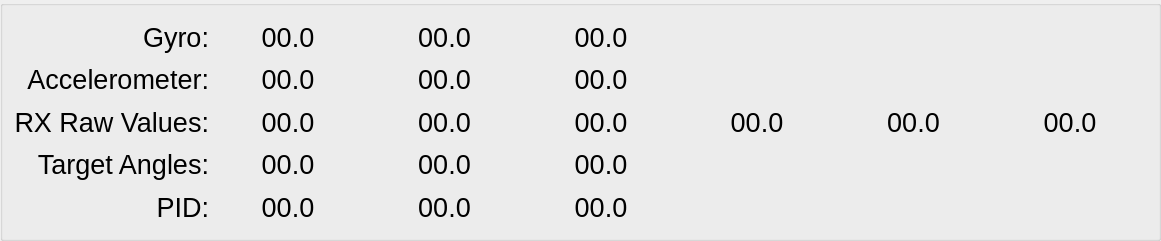
     <widget class="QGroupBox" name="groupBox">
      <property name="geometry">
       <rect>
        <x>5</x>
        <y>50</y>
        <width>1161</width>
        <height>241</height>
       </rect>
      </property>
      <layout class="QGridLayout" name="gridLayout_2">
       <property name="sizeConstraint">
        <enum>QLayout::SetMaximumSize</enum>
       </property>
       <property name="spacing">
        <number>2</number>
       </property>
       <item row="2" column="3">
        <widget class="QLabel" name="rx3">
         <property name="sizePolicy">
          <sizepolicy hsizetype="Preferred" vsizetype="Preferred">
           <horstretch>0</horstretch>
           <verstretch>0</verstretch>
          </sizepolicy>
         </property>
         <property name="font">
          <font>
           <pointsize>20</pointsize>
          </font>
         </property>
         <property name="autoFillBackground">
          <bool>false</bool>
         </property>
         <property name="frameShape">
          <enum>QFrame::NoFrame</enum>
         </property>
         <property name="text">
          <string notr="true">00.0</string>
         </property>
         <property name="scaledContents">
          <bool>true</bool>
         </property>
         <property name="alignment">
          <set>Qt::AlignCenter</set>
         </property>
        </widget>
       </item>
       <item row="2" column="1">
        <widget class="QLabel" name="rx1">
         <property name="sizePolicy">
          <sizepolicy hsizetype="Preferred" vsizetype="Preferred">
           <horstretch>0</horstretch>
           <verstretch>0</verstretch>
          </sizepolicy>
         </property>
         <property name="font">
          <font>
           <pointsize>20</pointsize>
          </font>
         </property>
         <property name="autoFillBackground">
          <bool>false</bool>
         </property>
         <property name="frameShape">
          <enum>QFrame::NoFrame</enum>
         </property>
         <property name="text">
          <string notr="true">00.0</string>
         </property>
         <property name="scaledContents">
          <bool>true</bool>
         </property>
         <property name="alignment">
          <set>Qt::AlignCenter</set>
         </property>
        </widget>
       </item>
       <item row="4" column="2">
        <widget class="QLabel" name="pid_r">
         <property name="sizePolicy">
          <sizepolicy hsizetype="Preferred" vsizetype="Preferred">
           <horstretch>0</horstretch>
           <verstretch>0</verstretch>
          </sizepolicy>
         </property>
         <property name="font">
          <font>
           <pointsize>20</pointsize>
          </font>
         </property>
         <property name="autoFillBackground">
          <bool>false</bool>
         </property>
         <property name="frameShape">
          <enum>QFrame::NoFrame</enum>
         </property>
         <property name="text">
          <string notr="true">00.0</string>
         </property>
         <property name="scaledContents">
          <bool>true</bool>
         </property>
         <property name="alignment">
          <set>Qt::AlignCenter</set>
         </property>
        </widget>
       </item>
       <item row="1" column="3">
        <widget class="QLabel" name="accz">
         <property name="sizePolicy">
          <sizepolicy hsizetype="Preferred" vsizetype="Preferred">
           <horstretch>0</horstretch>
           <verstretch>0</verstretch>
          </sizepolicy>
         </property>
         <property name="font">
          <font>
           <pointsize>20</pointsize>
          </font>
         </property>
         <property name="autoFillBackground">
          <bool>false</bool>
         </property>
         <property name="frameShape">
          <enum>QFrame::NoFrame</enum>
         </property>
         <property name="text">
          <string notr="true">00.0</string>
         </property>
         <property name="scaledContents">
          <bool>true</bool>
         </property>
         <property name="alignment">
          <set>Qt::AlignCenter</set>
         </property>
        </widget>
       </item>
       <item row="4" column="3">
        <widget class="QLabel" name="pid_y">
         <property name="sizePolicy">
          <sizepolicy hsizetype="Preferred" vsizetype="Preferred">
           <horstretch>0</horstretch>
           <verstretch>0</verstretch>
          </sizepolicy>
         </property>
         <property name="font">
          <font>
           <pointsize>20</pointsize>
          </font>
         </property>
         <property name="autoFillBackground">
          <bool>false</bool>
         </property>
         <property name="frameShape">
          <enum>QFrame::NoFrame</enum>
         </property>
         <property name="text">
          <string notr="true">00.0</string>
         </property>
         <property name="scaledContents">
          <bool>true</bool>
         </property>
         <property name="alignment">
          <set>Qt::AlignCenter</set>
         </property>
        </widget>
       </item>
       <item row="1" column="2">
        <widget class="QLabel" name="accy">
         <property name="sizePolicy">
          <sizepolicy hsizetype="Preferred" vsizetype="Preferred">
           <horstretch>0</horstretch>
           <verstretch>0</verstretch>
          </sizepolicy>
         </property>
         <property name="font">
          <font>
           <pointsize>20</pointsize>
          </font>
         </property>
         <property name="autoFillBackground">
          <bool>false</bool>
         </property>
         <property name="frameShape">
          <enum>QFrame::NoFrame</enum>
         </property>
         <property name="text">
          <string notr="true">00.0</string>
         </property>
         <property name="scaledContents">
          <bool>true</bool>
         </property>
         <property name="alignment">
          <set>Qt::AlignCenter</set>
         </property>
        </widget>
       </item>
       <item row="4" column="0">
        <widget class="QLabel" name="label_25">
         <property name="sizePolicy">
          <sizepolicy hsizetype="Minimum" vsizetype="Preferred">
           <horstretch>0</horstretch>
           <verstretch>0</verstretch>
          </sizepolicy>
         </property>
         <property name="font">
          <font>
           <pointsize>20</pointsize>
          </font>
         </property>
         <property name="autoFillBackground">
          <bool>false</bool>
         </property>
         <property name="frameShape">
          <enum>QFrame::NoFrame</enum>
         </property>
         <property name="text">
          <string notr="true">PID:</string>
         </property>
         <property name="scaledContents">
          <bool>true</bool>
         </property>
         <property name="alignment">
          <set>Qt::AlignRight|Qt::AlignTrailing|Qt::AlignVCenter</set>
         </property>
        </widget>
       </item>
       <item row="0" column="3">
        <widget class="QLabel" name="gyroz">
         <property name="sizePolicy">
          <sizepolicy hsizetype="Preferred" vsizetype="Preferred">
           <horstretch>0</horstretch>
           <verstretch>0</verstretch>
          </sizepolicy>
         </property>
         <property name="font">
          <font>
           <pointsize>20</pointsize>
          </font>
         </property>
         <property name="autoFillBackground">
          <bool>false</bool>
         </property>
         <property name="frameShape">
          <enum>QFrame::NoFrame</enum>
         </property>
         <property name="text">
          <string notr="true">00.0</string>
         </property>
         <property name="scaledContents">
          <bool>true</bool>
         </property>
         <property name="alignment">
          <set>Qt::AlignCenter</set>
         </property>
        </widget>
       </item>
       <item row="3" column="1">
        <widget class="QLabel" name="targetx">
         <property name="sizePolicy">
          <sizepolicy hsizetype="Preferred" vsizetype="Preferred">
           <horstretch>0</horstretch>
           <verstretch>0</verstretch>
          </sizepolicy>
         </property>
         <property name="font">
          <font>
           <pointsize>20</pointsize>
          </font>
         </property>
         <property name="autoFillBackground">
          <bool>false</bool>
         </property>
         <property name="frameShape">
          <enum>QFrame::NoFrame</enum>
         </property>
         <property name="text">
          <string notr="true">00.0</string>
         </property>
         <property name="scaledContents">
          <bool>true</bool>
         </property>
         <property name="alignment">
          <set>Qt::AlignCenter</set>
         </property>
        </widget>
       </item>
       <item row="3" column="2">
        <widget class="QLabel" name="targety">
         <property name="sizePolicy">
          <sizepolicy hsizetype="Preferred" vsizetype="Preferred">
           <horstretch>0</horstretch>
           <verstretch>0</verstretch>
          </sizepolicy>
         </property>
         <property name="font">
          <font>
           <pointsize>20</pointsize>
          </font>
         </property>
         <property name="autoFillBackground">
          <bool>false</bool>
         </property>
         <property name="frameShape">
          <enum>QFrame::NoFrame</enum>
         </property>
         <property name="text">
          <string notr="true">00.0</string>
         </property>
         <property name="scaledContents">
          <bool>true</bool>
         </property>
         <property name="alignment">
          <set>Qt::AlignCenter</set>
         </property>
        </widget>
       </item>
       <item row="1" column="0">
        <widget class="QLabel" name="label_21">
         <property name="sizePolicy">
          <sizepolicy hsizetype="Minimum" vsizetype="Preferred">
           <horstretch>0</horstretch>
           <verstretch>0</verstretch>
          </sizepolicy>
         </property>
         <property name="font">
          <font>
           <pointsize>20</pointsize>
          </font>
         </property>
         <property name="autoFillBackground">
          <bool>false</bool>
         </property>
         <property name="frameShape">
          <enum>QFrame::NoFrame</enum>
         </property>
         <property name="text">
          <string notr="true">Accelerometer:</string>
         </property>
         <property name="scaledContents">
          <bool>true</bool>
         </property>
         <property name="alignment">
          <set>Qt::AlignRight|Qt::AlignTrailing|Qt::AlignVCenter</set>
         </property>
        </widget>
       </item>
       <item row="1" column="1">
        <widget class="QLabel" name="accx">
         <property name="sizePolicy">
          <sizepolicy hsizetype="Preferred" vsizetype="Preferred">
           <horstretch>0</horstretch>
           <verstretch>0</verstretch>
          </sizepolicy>
         </property>
         <property name="font">
          <font>
           <pointsize>20</pointsize>
          </font>
         </property>
         <property name="autoFillBackground">
          <bool>false</bool>
         </property>
         <property name="frameShape">
          <enum>QFrame::NoFrame</enum>
         </property>
         <property name="text">
          <string notr="true">00.0</string>
         </property>
         <property name="scaledContents">
          <bool>true</bool>
         </property>
         <property name="alignment">
          <set>Qt::AlignCenter</set>
         </property>
        </widget>
       </item>
       <item row="2" column="0">
        <widget class="QLabel" name="label_22">
         <property name="sizePolicy">
          <sizepolicy hsizetype="Minimum" vsizetype="Preferred">
           <horstretch>0</horstretch>
           <verstretch>0</verstretch>
          </sizepolicy>
         </property>
         <property name="font">
          <font>
           <pointsize>20</pointsize>
          </font>
         </property>
         <property name="autoFillBackground">
          <bool>false</bool>
         </property>
         <property name="frameShape">
          <enum>QFrame::NoFrame</enum>
         </property>
         <property name="text">
          <string notr="true">RX Raw Values:</string>
         </property>
         <property name="scaledContents">
          <bool>true</bool>
         </property>
         <property name="alignment">
          <set>Qt::AlignRight|Qt::AlignTrailing|Qt::AlignVCenter</set>
         </property>
        </widget>
       </item>
       <item row="2" column="6">
        <widget class="QLabel" name="rx5">
         <property name="sizePolicy">
          <sizepolicy hsizetype="Preferred" vsizetype="Preferred">
           <horstretch>0</horstretch>
           <verstretch>0</verstretch>
          </sizepolicy>
         </property>
         <property name="font">
          <font>
           <pointsize>20</pointsize>
          </font>
         </property>
         <property name="autoFillBackground">
          <bool>false</bool>
         </property>
         <property name="frameShape">
          <enum>QFrame::NoFrame</enum>
         </property>
         <property name="text">
          <string notr="true">00.0</string>
         </property>
         <property name="scaledContents">
          <bool>true</bool>
         </property>
         <property name="alignment">
          <set>Qt::AlignCenter</set>
         </property>
        </widget>
       </item>
       <item row="3" column="3">
        <widget class="QLabel" name="targetz">
         <property name="sizePolicy">
          <sizepolicy hsizetype="Preferred" vsizetype="Preferred">
           <horstretch>0</horstretch>
           <verstretch>0</verstretch>
          </sizepolicy>
         </property>
         <property name="font">
          <font>
           <pointsize>20</pointsize>
          </font>
         </property>
         <property name="autoFillBackground">
          <bool>false</bool>
         </property>
         <property name="frameShape">
          <enum>QFrame::NoFrame</enum>
         </property>
         <property name="text">
          <string notr="true">00.0</string>
         </property>
         <property name="scaledContents">
          <bool>true</bool>
         </property>
         <property name="alignment">
          <set>Qt::AlignCenter</set>
         </property>
        </widget>
       </item>
       <item row="0" column="1">
        <widget class="QLabel" name="gyrox">
         <property name="sizePolicy">
          <sizepolicy hsizetype="Preferred" vsizetype="Preferred">
           <horstretch>0</horstretch>
           <verstretch>0</verstretch>
          </sizepolicy>
         </property>
         <property name="font">
          <font>
           <pointsize>20</pointsize>
          </font>
         </property>
         <property name="autoFillBackground">
          <bool>false</bool>
         </property>
         <property name="frameShape">
          <enum>QFrame::NoFrame</enum>
         </property>
         <property name="text">
          <string notr="true">00.0</string>
         </property>
         <property name="scaledContents">
          <bool>true</bool>
         </property>
         <property name="alignment">
          <set>Qt::AlignCenter</set>
         </property>
        </widget>
       </item>
       <item row="3" column="0">
        <widget class="QLabel" name="label_23">
         <property name="sizePolicy">
          <sizepolicy hsizetype="Minimum" vsizetype="Preferred">
           <horstretch>0</horstretch>
           <verstretch>0</verstretch>
          </sizepolicy>
         </property>
         <property name="font">
          <font>
           <pointsize>20</pointsize>
          </font>
         </property>
         <property name="autoFillBackground">
          <bool>false</bool>
         </property>
         <property name="frameShape">
          <enum>QFrame::NoFrame</enum>
         </property>
         <property name="text">
          <string notr="true">Target Angles:</string>
         </property>
         <property name="scaledContents">
          <bool>true</bool>
         </property>
         <property name="alignment">
          <set>Qt::AlignRight|Qt::AlignTrailing|Qt::AlignVCenter</set>
         </property>
        </widget>
       </item>
       <item row="4" column="1">
        <widget class="QLabel" name="pid_p">
         <property name="sizePolicy">
          <sizepolicy hsizetype="Preferred" vsizetype="Preferred">
           <horstretch>0</horstretch>
           <verstretch>0</verstretch>
          </sizepolicy>
         </property>
         <property name="font">
          <font>
           <pointsize>20</pointsize>
          </font>
         </property>
         <property name="autoFillBackground">
          <bool>false</bool>
         </property>
         <property name="frameShape">
          <enum>QFrame::NoFrame</enum>
         </property>
         <property name="text">
          <string notr="true">00.0</string>
         </property>
         <property name="scaledContents">
          <bool>true</bool>
         </property>
         <property name="alignment">
          <set>Qt::AlignCenter</set>
         </property>
        </widget>
       </item>
       <item row="0" column="2">
        <widget class="QLabel" name="gyroy">
         <property name="sizePolicy">
          <sizepolicy hsizetype="Preferred" vsizetype="Preferred">
           <horstretch>0</horstretch>
           <verstretch>0</verstretch>
          </sizepolicy>
         </property>
         <property name="font">
          <font>
           <pointsize>20</pointsize>
          </font>
         </property>
         <property name="autoFillBackground">
          <bool>false</bool>
         </property>
         <property name="frameShape">
          <enum>QFrame::NoFrame</enum>
         </property>
         <property name="text">
          <string notr="true">00.0</string>
         </property>
         <property name="scaledContents">
          <bool>true</bool>
         </property>
         <property name="alignment">
          <set>Qt::AlignCenter</set>
         </property>
        </widget>
       </item>
       <item row="0" column="0">
        <widget class="QLabel" name="label_20">
         <property name="sizePolicy">
          <sizepolicy hsizetype="Minimum" vsizetype="Preferred">
           <horstretch>0</horstretch>
           <verstretch>0</verstretch>
          </sizepolicy>
         </property>
         <property name="font">
          <font>
           <pointsize>20</pointsize>
          </font>
         </property>
         <property name="autoFillBackground">
          <bool>false</bool>
         </property>
         <property name="frameShape">
          <enum>QFrame::NoFrame</enum>
         </property>
         <property name="text">
          <string notr="true">Gyro:</string>
         </property>
         <property name="scaledContents">
          <bool>true</bool>
         </property>
         <property name="alignment">
          <set>Qt::AlignRight|Qt::AlignTrailing|Qt::AlignVCenter</set>
         </property>
        </widget>
       </item>
       <item row="2" column="2">
        <widget class="QLabel" name="rx2">
         <property name="sizePolicy">
          <sizepolicy hsizetype="Preferred" vsizetype="Preferred">
           <horstretch>0</horstretch>
           <verstretch>0</verstretch>
          </sizepolicy>
         </property>
         <property name="font">
          <font>
           <pointsize>20</pointsize>
          </font>
         </property>
         <property name="autoFillBackground">
          <bool>false</bool>
         </property>
         <property name="frameShape">
          <enum>QFrame::NoFrame</enum>
         </property>
         <property name="text">
          <string notr="true">00.0</string>
         </property>
         <property name="scaledContents">
          <bool>true</bool>
         </property>
         <property name="alignment">
          <set>Qt::AlignCenter</set>
         </property>
        </widget>
       </item>
       <item row="2" column="4">
        <widget class="QLabel" name="rx4">
         <property name="sizePolicy">
          <sizepolicy hsizetype="Preferred" vsizetype="Preferred">
           <horstretch>0</horstretch>
           <verstretch>0</verstretch>
          </sizepolicy>
         </property>
         <property name="font">
          <font>
           <pointsize>20</pointsize>
          </font>
         </property>
         <property name="autoFillBackground">
          <bool>false</bool>
         </property>
         <property name="frameShape">
          <enum>QFrame::NoFrame</enum>
         </property>
         <property name="text">
          <string notr="true">00.0</string>
         </property>
         <property name="scaledContents">
          <bool>true</bool>
         </property>
         <property name="alignment">
          <set>Qt::AlignCenter</set>
         </property>
        </widget>
       </item>
       <item row="2" column="7">
        <widget class="QLabel" name="rx6">
         <property name="sizePolicy">
          <sizepolicy hsizetype="Preferred" vsizetype="Preferred">
           <horstretch>0</horstretch>
           <verstretch>0</verstretch>
          </sizepolicy>
         </property>
         <property name="font">
          <font>
           <pointsize>20</pointsize>
          </font>
         </property>
         <property name="autoFillBackground">
          <bool>false</bool>
         </property>
         <property name="frameShape">
          <enum>QFrame::NoFrame</enum>
         </property>
         <property name="text">
          <string notr="true">00.0</string>
         </property>
         <property name="scaledContents">
          <bool>true</bool>
         </property>
         <property name="alignment">
          <set>Qt::AlignCenter</set>
         </property>
        </widget>
       </item>
      </layout>
     </widget>
